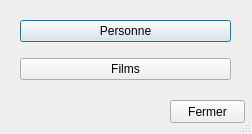
<?xml version="1.0" encoding="UTF-8"?>
<ui version="4.0">
 <class>UImain</class>
 <widget class="QDialog" name="UImain">
  <property name="windowModality">
   <enum>Qt::WindowModal</enum>
  </property>
  <property name="geometry">
   <rect>
    <x>0</x>
    <y>0</y>
    <width>252</width>
    <height>134</height>
   </rect>
  </property>
  <property name="windowTitle">
   <string>Menu Principale</string>
  </property>
  <property name="autoFillBackground">
   <bool>false</bool>
  </property>
  <property name="sizeGripEnabled">
   <bool>true</bool>
  </property>
  <widget class="QWidget" name="verticalLayoutWidget">
   <property name="geometry">
    <rect>
     <x>20</x>
     <y>10</y>
     <width>211</width>
     <height>81</height>
    </rect>
   </property>
   <layout class="QVBoxLayout" name="verticalLayout">
    <item>
     <widget class="QPushButton" name="btnPersonne">
      <property name="text">
       <string>Personne</string>
      </property>
     </widget>
    </item>
    <item>
     <widget class="QPushButton" name="btnFilm">
      <property name="text">
       <string>Films</string>
      </property>
      <property name="autoRepeatDelay">
       <number>310</number>
      </property>
     </widget>
    </item>
   </layout>
  </widget>
  <widget class="QPushButton" name="btnClose">
   <property name="geometry">
    <rect>
     <x>170</x>
     <y>100</y>
     <width>75</width>
     <height>23</height>
    </rect>
   </property>
   <property name="text">
    <string>Fermer</string>
   </property>
  </widget>
 </widget>
 <resources/>
 <connections/>
</ui>
